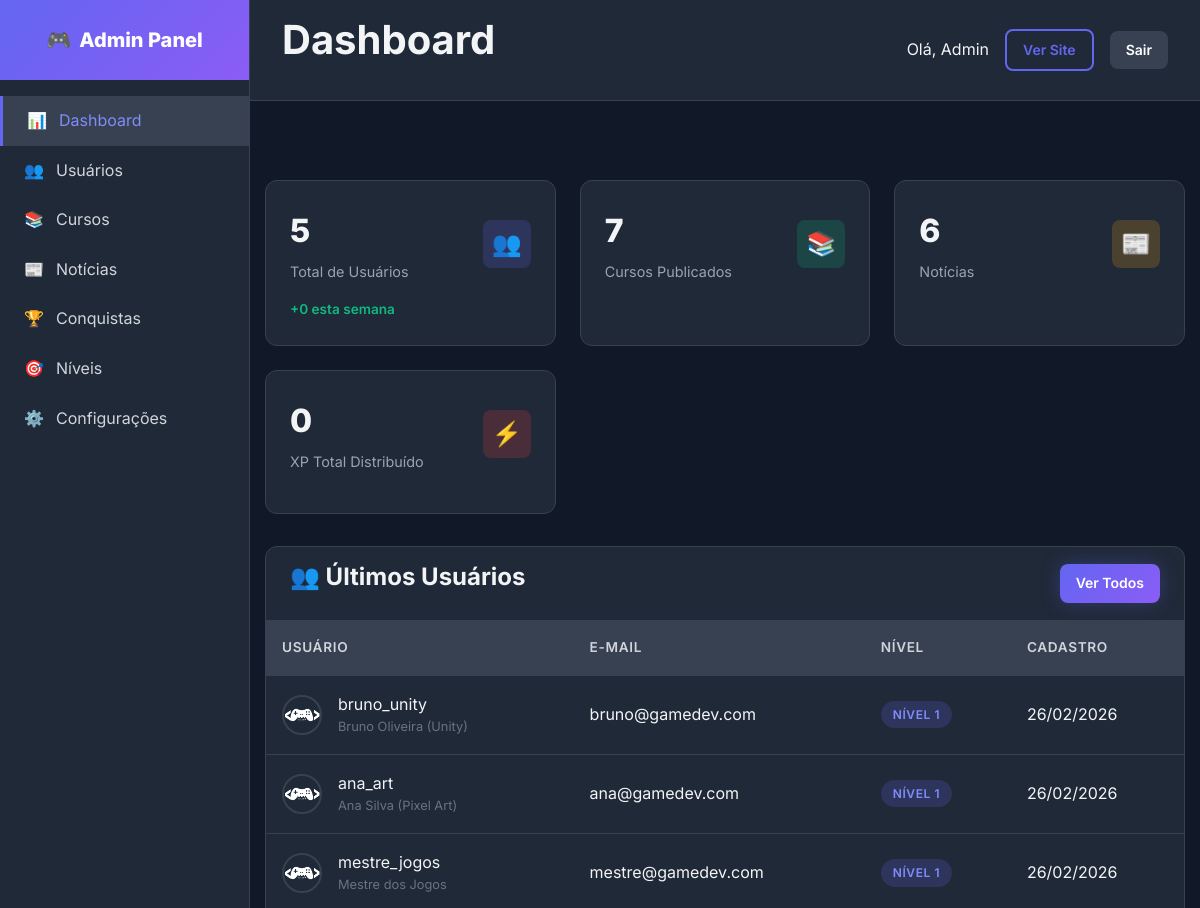
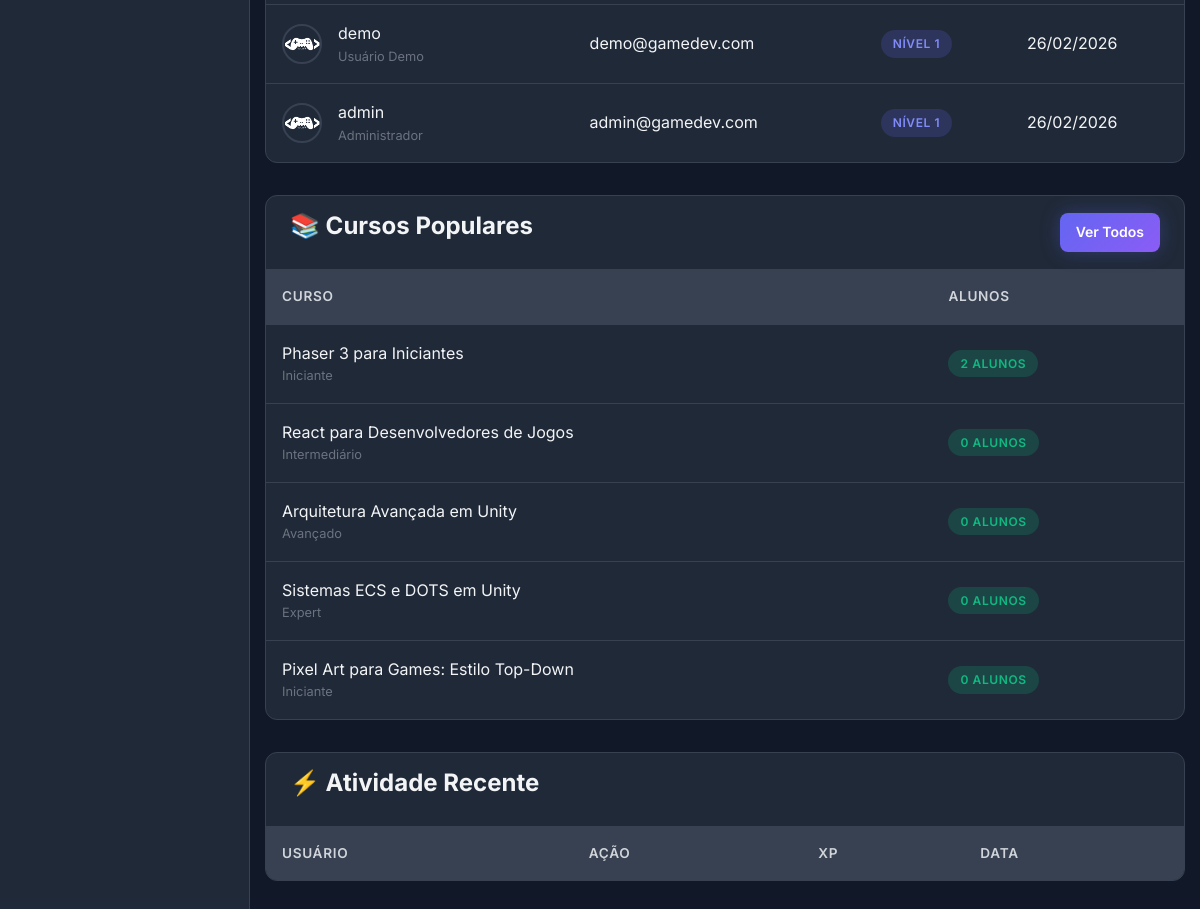
Page /admin/ (signed in) on the committed database (2 pictures, top to bottom).
### tables this page shows
CREATE TABLE `users` (
    `id`                        INT UNSIGNED       NOT NULL AUTO_INCREMENT,
    `name`                      VARCHAR(100)       NOT NULL                          COMMENT 'Nome de exibição',
    `full_name`                 VARCHAR(200)       DEFAULT NULL                      COMMENT 'Nome completo',
    `first_name`                VARCHAR(100)       DEFAULT NULL                      COMMENT 'Primeiro nome',
    `last_name`                 VARCHAR(100)       DEFAULT NULL                      COMMENT 'Sobrenome',
    `username`                  VARCHAR(50)        NOT NULL                          COMMENT 'Username único',
    `email`                     VARCHAR(150)       NOT NULL                          COMMENT 'Email único para login',
    `password`                  VARCHAR(255)       NOT NULL                          COMMENT 'Hash bcrypt da senha',
    `role`                      ENUM('student','instructor','admin','super_admin')
                                                   NOT NULL DEFAULT 'student'        COMMENT 'Papel do usuário',
    `avatar`                    VARCHAR(500)       DEFAULT NULL                      COMMENT 'URL da foto de perfil',
    `bio`                       TEXT               DEFAULT NULL                      COMMENT 'Biografia',
    `phone`                     VARCHAR(20)        DEFAULT NULL                      COMMENT 'Telefone com DDD',
    `website`                   VARCHAR(255)       DEFAULT NULL                      COMMENT 'Site pessoal',
    `social_github`             VARCHAR(255)       DEFAULT NULL,
    `social_linkedin`           VARCHAR(255)       DEFAULT NULL,
    `social_twitter`            VARCHAR(255)       DEFAULT NULL,
    `social_youtube`            VARCHAR(255)       DEFAULT NULL,
    `specialization`            VARCHAR(255)       DEFAULT NULL                      COMMENT 'Área de especialização',
    `total_points`              INT UNSIGNED       NOT NULL DEFAULT 0                COMMENT 'Cache pontos gamificação',
    `xp_total`                  INT UNSIGNED       NOT NULL DEFAULT 0                COMMENT 'XP total do usuário',
    `coins`                     INT UNSIGNED       NOT NULL DEFAULT 0                COMMENT 'Moedas do usuário',
    `level`                     INT UNSIGNED       NOT NULL DEFAULT 1                COMMENT 'Nível atual do usuário',
    `streak_days`               INT UNSIGNED       NOT NULL DEFAULT 0                COMMENT 'Dias seguidos de atividade',
    `last_activity`             DATE               DEFAULT NULL                      COMMENT 'Data da última atividade',
    `email_verified_at`         TIMESTAMP          NULL DEFAULT NULL,
    `email_verification_token`  VARCHAR(100)       DEFAULT NULL,
    `password_reset_token`      VARCHAR(100)       DEFAULT NULL,
    `password_reset_expires`    TIMESTAMP          NULL DEFAULT NULL,
    `two_factor_secret`         VARCHAR(255)       DEFAULT NULL,
    `two_factor_enabled`        TINYINT(1)         NOT NULL DEFAULT 0,
    `last_login_at`             TIMESTAMP          NULL DEFAULT NULL,
    `last_login_ip`             VARCHAR(45)        DEFAULT NULL,
    `is_active`                 TINYINT(1)         NOT NULL DEFAULT 1,
    `status`                    ENUM('active','inactive','banned','pending')
                                                   NOT NULL DEFAULT 'active'        COMMENT 'Status do usuário',
    `preferences`               JSON               DEFAULT NULL,
    `created_at`                TIMESTAMP          NOT NULL DEFAULT CURRENT_TIMESTAMP,
    `updated_at`                TIMESTAMP          NOT NULL DEFAULT CURRENT_TIMESTAMP ON UPDATE CURRENT_TIMESTAMP,

    PRIMARY KEY (`id`),
    UNIQUE KEY `uk_users_email` (`email`),
    UNIQUE KEY `uk_users_username` (`username`),
    KEY `idx_users_role` (`role`),
    KEY `idx_users_active` (`is_active`),
    KEY `idx_users_status` (`status`),
    KEY `idx_users_created` (`created_at`),
    KEY `idx_users_points` (`total_points` DESC)
);

CREATE TABLE `courses` (
    `id`                INT UNSIGNED     NOT NULL AUTO_INCREMENT,
    `title`             VARCHAR(255)     NOT NULL,
    `slug`              VARCHAR(280)     NOT NULL,
    `subtitle`          VARCHAR(300)     DEFAULT NULL,
    `description`       LONGTEXT         DEFAULT NULL,
    `short_description` VARCHAR(500)     DEFAULT NULL,
    `thumbnail`         VARCHAR(500)     DEFAULT NULL,
    `image`             VARCHAR(500)     DEFAULT NULL,
    `cover_image`       VARCHAR(500)     DEFAULT NULL                    COMMENT 'Alias para thumbnail',
    `preview_video`     VARCHAR(500)     DEFAULT NULL,
    `trailer_url`       VARCHAR(500)     DEFAULT NULL,
    `instructor_id`     INT UNSIGNED     NOT NULL,
    `category_id`       INT UNSIGNED     DEFAULT NULL,
    `level`             ENUM('beginner','intermediate','advanced','expert','all_levels')
                                         NOT NULL DEFAULT 'beginner',
    `language`          VARCHAR(10)      NOT NULL DEFAULT 'pt-BR',
    `price`             DECIMAL(10,2)    NOT NULL DEFAULT 0.00,
    `original_price`    DECIMAL(10,2)    DEFAULT NULL,
    `currency`          VARCHAR(3)       NOT NULL DEFAULT 'BRL',
    `duration_hours`    DECIMAL(6,1)     NOT NULL DEFAULT 0.0,
    `xp_reward`         INT UNSIGNED     NOT NULL DEFAULT 100,
    `coin_reward`       INT UNSIGNED     NOT NULL DEFAULT 10,
    `total_lessons`     INT UNSIGNED     NOT NULL DEFAULT 0,
    `total_modules`     INT UNSIGNED     NOT NULL DEFAULT 0,
    `requirements`      JSON             DEFAULT NULL,
    `what_you_learn`    JSON             DEFAULT NULL,
    `target_audience`   JSON             DEFAULT NULL,
    `resources`         JSON             DEFAULT NULL,
    `game_engine`       ENUM('unity','unreal','godot','gamemaker','construct','phaser','pygame','love2d','custom','none')
                                         DEFAULT NULL,
    `programming_lang`  VARCHAR(50)      DEFAULT NULL,
    `status`            ENUM('draft','pending_review','published','archived','suspended')
                                         NOT NULL DEFAULT 'draft',
    `is_published`      TINYINT(1)       NOT NULL DEFAULT 0             COMMENT 'Cache: publicado?',
    `is_active`         TINYINT(1)       NOT NULL DEFAULT 1,
    `is_featured`       TINYINT(1)       NOT NULL DEFAULT 0,
    `is_free`           TINYINT(1)       NOT NULL DEFAULT 0,
    `is_bestseller`     TINYINT(1)       NOT NULL DEFAULT 0,
    `is_new`            TINYINT(1)       NOT NULL DEFAULT 0,
    `enrollment_count`  INT UNSIGNED     NOT NULL DEFAULT 0,
    `total_students`    INT UNSIGNED     NOT NULL DEFAULT 0             COMMENT 'Cache: alias enrollment_count',
    `rating_average`    DECIMAL(3,2)     NOT NULL DEFAULT 0.00,
    `average_rating`    DECIMAL(3,2)     NOT NULL DEFAULT 0.00          COMMENT 'Cache: alias rating_average',
    `rating_count`      INT UNSIGNED     NOT NULL DEFAULT 0,
    `total_reviews`     INT UNSIGNED     NOT NULL DEFAULT 0             COMMENT 'Cache: alias rating_count',
    `completion_rate`   DECIMAL(5,2)     NOT NULL DEFAULT 0.00,
    `view_count`        INT UNSIGNED     NOT NULL DEFAULT 0,
    `meta_title`        VARCHAR(255)     DEFAULT NULL,
    `meta_description`  VARCHAR(500)     DEFAULT NULL,
    `published_at`      TIMESTAMP        NULL DEFAULT NULL,
    `created_at`        TIMESTAMP        NOT NULL DEFAULT CURRENT_TIMESTAMP,
    `updated_at`        TIMESTAMP        NOT NULL DEFAULT CURRENT_TIMESTAMP ON UPDATE CURRENT_TIMESTAMP,

    PRIMARY KEY (`id`),
    UNIQUE KEY `uk_courses_slug` (`slug`),
    KEY `idx_courses_instructor` (`instructor_id`),
    KEY `idx_courses_category` (`category_id`),
    KEY `idx_courses_status` (`status`),
    KEY `idx_courses_published` (`is_published`),
    KEY `idx_courses_featured` (`is_featured`, `status`),
    KEY `idx_courses_level` (`level`),
    KEY `idx_courses_engine` (`game_engine`),
    KEY `idx_courses_price` (`price`),
    KEY `idx_courses_free` (`is_free`),
    KEY `idx_courses_rating` (`rating_average` DESC),
    KEY `idx_courses_enrollment` (`enrollment_count` DESC),
    KEY `idx_courses_students` (`total_students` DESC),
    FULLTEXT KEY `ft_courses_search` (`title`, `description`, `short_description`),
    CONSTRAINT `fk_courses_instructor` FOREIGN KEY (`instructor_id`)
        REFERENCES `users` (`id`) ON DELETE RESTRICT ON UPDATE CASCADE,
    CONSTRAINT `fk_courses_category` FOREIGN KEY (`category_id`)
        REFERENCES `categories` (`id`) ON DELETE SET NULL ON UPDATE CASCADE
);

### admin/index.php (the view, shortened to what the rows shown need)
<?php
$pageTitle = 'Dashboard';
include 'includes/header.php';
$db = Database::getInstance();
$userModel = new User();
$newUsers = $db->fetch(
    "SELECT COUNT(*) as total FROM users WHERE created_at >= DATE_SUB(NOW(), INTERVAL 7 DAY)"
)['total'];
$latestUsers = $userModel->getAll(5);
$popularCourses = $db->fetchAll(
    "SELECT c.*, COUNT(e.id) as enrollments
     FROM courses c
     LEFT JOIN enrollments e ON c.id = e.course_id
     GROUP BY c.id
     ORDER BY enrollments DESC
     LIMIT 5"
);
?>
<div class="wrapper-dash">
    <div class="dashboard-grid">
        <div class="admin-table-container">
            <table class="admin-table">
                <thead>
                    <tr>
                        <th>Usuário</th>
                        <th>E-mail</th>
                        <th>Nível</th>
                        <th>Cadastro</th>
                    </tr>
                </thead>
                <tbody>
                    <?php foreach ($latestUsers as $user): ?>
                    <tr>
                        <td>
                            <div class="d-flex align-center gap-2">
                                <img src="<?= getAvatar($user['avatar']) ?>" alt="" class="avatar">
                                <div>
                                    <div><?= escape($user['username']) ?></div>
                                    <div style="font-size: 0.8rem; color: var(--gray-500);">
                                        <?= escape($user['full_name']) ?>
                                    </div>
                                </div>
                            </div>
                        </td>
                        <td><?= escape($user['email']) ?></td>
                        <td>
                            <span class="badge badge-primary">Nível <?= $user['level'] ?></span>
                        </td>
                        <td><?= formatDate($user['created_at']) ?></td>
                    </tr>
                    <?php endforeach; ?>
                </tbody>
            </table>
        </div>
        <div class="admin-table-container">
            <table class="admin-table">
                <thead>
                    <tr>
                        <th>Curso</th>
                        <th>Alunos</th>
                    </tr>
                </thead>
                <tbody>
                    <?php foreach ($popularCourses as $course): ?>
                    <tr>
                        <td>
                            <div>
                                <div><?= escape($course['title']) ?></div>
                                <div style="font-size: 0.8rem; color: var(--gray-500);">
                                    <?= getDifficultyText($course['level']) ?>
                                </div>
                            </div>
                        </td>
                        <td>
                            <span class="badge badge-success"><?= $course['enrollments'] ?> alunos</span>
                        </td>
                    </tr>
                    <?php endforeach; ?>
                </tbody>
            </table>
        </div>
    </div>
    <div class="admin-table-container mt-4">
        <table class="admin-table">
            <thead>
                <tr>
                    <th>Usuário</th>
                    <th>Ação</th>
                    <th>XP</th>
                    <th>Data</th>
                </tr>
            </thead>
        </table>
    </div>
</div>
<?php include 'includes/footer.php'; ?>

### admin/includes/header.php (shortened to what the rows shown need)
<?php
require_once __DIR__ . '/../../config/database.php';
require_once __DIR__ . '/../../classes/Database.php';
require_once __DIR__ . '/../../classes/User.php';
require_once __DIR__ . '/../../classes/Auth.php';
require_once __DIR__ . '/../../classes/News.php';
require_once __DIR__ . '/../../includes/functions.php';
require_once __DIR__ . '/../../includes/editorjs-loader.php';
$auth = new Auth();
$auth->requireAdmin();
$currentUser = $auth->getCurrentUser();
?>
<!DOCTYPE html>
<html lang="pt-BR">
<head>
    <link rel="stylesheet" href="<?= asset('css/main.css') ?>">
    <link rel="stylesheet" href="<?= asset('css/admin.css') ?>">
<?php
    if (class_exists('EditorJSLoader')) {
        EditorJSLoader::renderStyles();
    }
?>
</head>
<body>
    <div class="admin-layout">
        <main class="admin-main">
            <div class="admin-header">
                <h1><?= $pageTitle ?? 'Dashboard' ?></h1>
                <div class="d-flex align-center gap-2">
                    <span>Olá, <?= escape($currentUser['name']) ?></span>
                    <a href="<?= url() ?>" class="btn btn-sm btn-outline">Ver Site</a>
                    <a href="<?= url('logout.php') ?>" class="btn btn-sm btn-secondary">Sair</a>
                </div>
            </div>

### rows in the picture
users: name "Admin", username "admin", full_name "Administrador", email "admin@gamedev.com", level "1", created_at "26/02/2026"
users: username "bruno_unity", full_name "Bruno Oliveira (Unity)", email "bruno@gamedev.com", level "1", created_at "26/02/2026"
users: username "ana_art", full_name "Ana Silva (Pixel Art)", email "ana@gamedev.com", level "1", created_at "26/02/2026"
users: username "mestre_jogos", full_name "Mestre dos Jogos", email "mestre@gamedev.com", level "1", created_at "26/02/2026"
users: username "demo", full_name "Usuário Demo", email "demo@gamedev.com", level "1", created_at "26/02/2026"
courses: title "Phaser 3 para Iniciantes", level "Iniciante", enrollments "2"
courses: title "React para Desenvolvedores de Jogos", level "Intermediário", enrollments "0"
courses: title "Arquitetura Avançada em Unity", level "Avançado", enrollments "0"
courses: title "Sistemas ECS e DOTS em Unity", level "Expert", enrollments "0"
courses: title "Pixel Art para Games: Estilo Top-Down", level "Iniciante", enrollments "0"

### other values in the picture
$pageTitle "Dashboard"
$totalUsers "5"
$newUsers "0"
$totalCourses "7"
$totalNews "6"
$totalXP "0"
